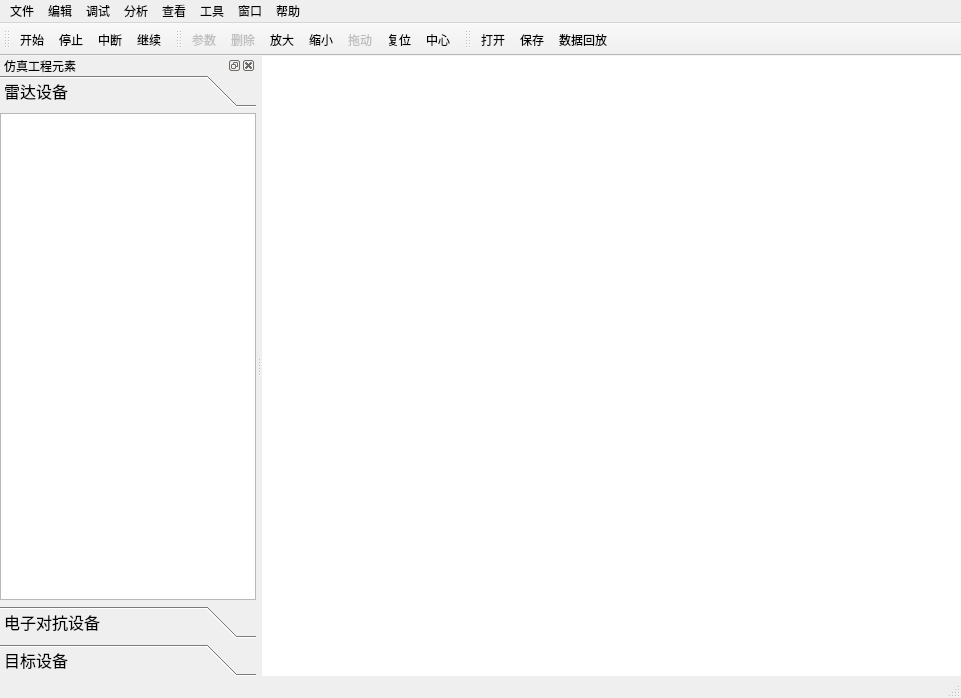
<?xml version="1.0" encoding="UTF-8"?>
<ui version="4.0">
 <class>MainWindow</class>
 <widget class="QMainWindow" name="MainWindow">
  <property name="geometry">
   <rect>
    <x>0</x>
    <y>0</y>
    <width>961</width>
    <height>698</height>
   </rect>
  </property>
  <property name="windowTitle">
   <string>仿真主窗口</string>
  </property>
  <property name="whatsThis">
   <string>&lt;html&gt;&lt;head/&gt;&lt;body&gt;&lt;p&gt;&lt;span style=&quot; color:#cc0000;&quot;&gt;main board&lt;/span&gt;&lt;/p&gt;&lt;/body&gt;&lt;/html&gt;</string>
  </property>
  <property name="toolButtonStyle">
   <enum>Qt::ToolButtonTextBesideIcon</enum>
  </property>
  <widget class="QWidget" name="centralWidget">
   <layout class="QGridLayout" name="gridLayout_2">
    <property name="leftMargin">
     <number>0</number>
    </property>
    <property name="topMargin">
     <number>0</number>
    </property>
    <property name="rightMargin">
     <number>0</number>
    </property>
    <property name="bottomMargin">
     <number>0</number>
    </property>
    <property name="spacing">
     <number>0</number>
    </property>
    <item row="0" column="0">
     <widget class="myGraphicsView" name="graphicsView">
      <property name="sizePolicy">
       <sizepolicy hsizetype="Preferred" vsizetype="Preferred">
        <horstretch>0</horstretch>
        <verstretch>0</verstretch>
       </sizepolicy>
      </property>
      <property name="frameShape">
       <enum>QFrame::NoFrame</enum>
      </property>
     </widget>
    </item>
   </layout>
  </widget>
  <widget class="QMenuBar" name="menuBar">
   <property name="geometry">
    <rect>
     <x>0</x>
     <y>0</y>
     <width>961</width>
     <height>22</height>
    </rect>
   </property>
   <widget class="QMenu" name="menu">
    <property name="title">
     <string>查看</string>
    </property>
    <addaction name="actionOpenGL"/>
    <addaction name="actionCurve"/>
    <addaction name="actionEquip"/>
    <addaction name="actionToolsBar"/>
   </widget>
   <widget class="QMenu" name="menu_2">
    <property name="title">
     <string>文件</string>
    </property>
    <addaction name="actionopenproject"/>
    <addaction name="actionopenfile"/>
    <addaction name="actionrecentproject"/>
    <addaction name="separator"/>
    <addaction name="actionsaveproject"/>
    <addaction name="actionsaveallproject"/>
    <addaction name="separator"/>
    <addaction name="actioncloseproject"/>
    <addaction name="actioncloseallproject"/>
    <addaction name="actionexit"/>
   </widget>
   <widget class="QMenu" name="menu_3">
    <property name="title">
     <string>编辑</string>
    </property>
    <addaction name="actionredo"/>
    <addaction name="actionundo"/>
    <addaction name="actiondelete"/>
    <addaction name="actionedit"/>
   </widget>
   <widget class="QMenu" name="menu_4">
    <property name="title">
     <string>调试</string>
    </property>
    <addaction name="actiondataPlayBack"/>
    <addaction name="actionstart"/>
    <addaction name="actionstop"/>
    <addaction name="actioninterrupt"/>
    <addaction name="actioncontinue"/>
   </widget>
   <widget class="QMenu" name="menu_6">
    <property name="title">
     <string>工具</string>
    </property>
    <addaction name="actionoption"/>
    <addaction name="actionZoomin"/>
    <addaction name="actionZoomout"/>
    <addaction name="actionDrag"/>
    <addaction name="actionReset"/>
    <addaction name="actionCenter"/>
   </widget>
   <widget class="QMenu" name="menu_7">
    <property name="title">
     <string>窗口</string>
    </property>
    <addaction name="actionfullScreen"/>
   </widget>
   <widget class="QMenu" name="menu_8">
    <property name="title">
     <string>帮助</string>
    </property>
    <addaction name="actionabout"/>
    <addaction name="actionhelp"/>
   </widget>
   <widget class="QMenu" name="menu_5">
    <property name="title">
     <string>分析</string>
    </property>
   </widget>
   <addaction name="menu_2"/>
   <addaction name="menu_3"/>
   <addaction name="menu_4"/>
   <addaction name="menu_5"/>
   <addaction name="menu"/>
   <addaction name="menu_6"/>
   <addaction name="menu_7"/>
   <addaction name="menu_8"/>
  </widget>
  <widget class="QToolBar" name="mainToolBar">
   <property name="windowTitle">
    <string>仿真主窗口</string>
   </property>
   <attribute name="toolBarArea">
    <enum>TopToolBarArea</enum>
   </attribute>
   <attribute name="toolBarBreak">
    <bool>false</bool>
   </attribute>
   <addaction name="actionstart"/>
   <addaction name="actionstop"/>
   <addaction name="actioninterrupt"/>
   <addaction name="actioncontinue"/>
  </widget>
  <widget class="QStatusBar" name="statusBar"/>
  <widget class="QDockWidget" name="dockWidget_left">
   <property name="sizePolicy">
    <sizepolicy hsizetype="Expanding" vsizetype="Preferred">
     <horstretch>0</horstretch>
     <verstretch>0</verstretch>
    </sizepolicy>
   </property>
   <property name="floating">
    <bool>false</bool>
   </property>
   <property name="windowTitle">
    <string>仿真工程元素</string>
   </property>
   <attribute name="dockWidgetArea">
    <number>1</number>
   </attribute>
   <widget class="QWidget" name="dockWidgetContents">
    <layout class="QGridLayout" name="gridLayout">
     <property name="leftMargin">
      <number>0</number>
     </property>
     <property name="topMargin">
      <number>0</number>
     </property>
     <property name="rightMargin">
      <number>0</number>
     </property>
     <property name="bottomMargin">
      <number>0</number>
     </property>
     <property name="spacing">
      <number>0</number>
     </property>
     <item row="0" column="0">
      <widget class="QToolBox" name="toolBox_left">
       <property name="font">
        <font>
         <family>黑体</family>
         <pointsize>12</pointsize>
        </font>
       </property>
       <property name="frameShape">
        <enum>QFrame::NoFrame</enum>
       </property>
       <property name="frameShadow">
        <enum>QFrame::Plain</enum>
       </property>
       <property name="currentIndex">
        <number>0</number>
       </property>
       <property name="tabSpacing">
        <number>6</number>
       </property>
       <widget class="QWidget" name="page_radar">
        <property name="geometry">
         <rect>
          <x>0</x>
          <y>0</y>
          <width>256</width>
          <height>506</height>
         </rect>
        </property>
        <attribute name="icon">
         <iconset resource="../Res/res.qrc">
          <normaloff>:/img/radar.png</normaloff>:/img/radar.png</iconset>
        </attribute>
        <attribute name="label">
         <string>雷达设备</string>
        </attribute>
        <layout class="QGridLayout" name="gridLayout_3">
         <property name="leftMargin">
          <number>0</number>
         </property>
         <property name="topMargin">
          <number>0</number>
         </property>
         <property name="rightMargin">
          <number>0</number>
         </property>
         <property name="bottomMargin">
          <number>0</number>
         </property>
         <property name="spacing">
          <number>0</number>
         </property>
         <item row="0" column="0">
          <widget class="Main_left_list" name="listWidget_rader">
           <property name="sizePolicy">
            <sizepolicy hsizetype="Preferred" vsizetype="Preferred">
             <horstretch>0</horstretch>
             <verstretch>0</verstretch>
            </sizepolicy>
           </property>
           <property name="sortingEnabled">
            <bool>false</bool>
           </property>
          </widget>
         </item>
        </layout>
       </widget>
       <widget class="QWidget" name="page_ecm">
        <property name="geometry">
         <rect>
          <x>0</x>
          <y>0</y>
          <width>256</width>
          <height>506</height>
         </rect>
        </property>
        <attribute name="icon">
         <iconset resource="../Res/res.qrc">
          <normaloff>:/img/ecmdemo.jpg</normaloff>:/img/ecmdemo.jpg</iconset>
        </attribute>
        <attribute name="label">
         <string>电子对抗设备</string>
        </attribute>
        <layout class="QGridLayout" name="gridLayout_4">
         <property name="leftMargin">
          <number>0</number>
         </property>
         <property name="topMargin">
          <number>0</number>
         </property>
         <property name="rightMargin">
          <number>0</number>
         </property>
         <property name="bottomMargin">
          <number>0</number>
         </property>
         <property name="spacing">
          <number>0</number>
         </property>
         <item row="0" column="0">
          <widget class="Main_left_list" name="listWidget_ecm"/>
         </item>
        </layout>
       </widget>
       <widget class="QWidget" name="paje_object">
        <property name="geometry">
         <rect>
          <x>0</x>
          <y>0</y>
          <width>256</width>
          <height>506</height>
         </rect>
        </property>
        <attribute name="icon">
         <iconset resource="../Res/res.qrc">
          <normaloff>:/img/input.png</normaloff>:/img/input.png</iconset>
        </attribute>
        <attribute name="label">
         <string>目标设备</string>
        </attribute>
        <layout class="QGridLayout" name="gridLayout_5">
         <property name="leftMargin">
          <number>0</number>
         </property>
         <property name="topMargin">
          <number>0</number>
         </property>
         <property name="rightMargin">
          <number>0</number>
         </property>
         <property name="bottomMargin">
          <number>0</number>
         </property>
         <property name="spacing">
          <number>0</number>
         </property>
         <item row="0" column="0">
          <widget class="Main_left_list" name="listWidget_object"/>
         </item>
        </layout>
       </widget>
      </widget>
     </item>
    </layout>
   </widget>
  </widget>
  <widget class="QToolBar" name="toolBar">
   <property name="windowTitle">
    <string>场景操作</string>
   </property>
   <attribute name="toolBarArea">
    <enum>TopToolBarArea</enum>
   </attribute>
   <attribute name="toolBarBreak">
    <bool>false</bool>
   </attribute>
   <addaction name="actionedit"/>
   <addaction name="actiondelete"/>
   <addaction name="actionZoomin"/>
   <addaction name="actionZoomout"/>
   <addaction name="actionDrag"/>
   <addaction name="actionReset"/>
   <addaction name="actionCenter"/>
  </widget>
  <widget class="QToolBar" name="toolBar_2">
   <property name="windowTitle">
    <string>数据文件操作</string>
   </property>
   <attribute name="toolBarArea">
    <enum>TopToolBarArea</enum>
   </attribute>
   <attribute name="toolBarBreak">
    <bool>false</bool>
   </attribute>
   <addaction name="actionopenproject"/>
   <addaction name="actionsaveproject"/>
   <addaction name="actiondataPlayBack"/>
  </widget>
  <action name="actionOpenGL">
   <property name="enabled">
    <bool>false</bool>
   </property>
   <property name="icon">
    <iconset resource="../Res/res.qrc">
     <normaloff>:/img/opengl.png</normaloff>:/img/opengl.png</iconset>
   </property>
   <property name="text">
    <string>OpenGL</string>
   </property>
  </action>
  <action name="actionabout">
   <property name="icon">
    <iconset resource="../Res/res.qrc">
     <normaloff>:/img/about.png</normaloff>:/img/about.png</iconset>
   </property>
   <property name="text">
    <string>关于</string>
   </property>
  </action>
  <action name="actionhelp">
   <property name="icon">
    <iconset resource="../Res/res.qrc">
     <normaloff>:/img/help.png</normaloff>:/img/help.png</iconset>
   </property>
   <property name="text">
    <string>帮助</string>
   </property>
  </action>
  <action name="actionfullScreen">
   <property name="icon">
    <iconset resource="../Res/res.qrc">
     <normaloff>:/img/full-screen.png</normaloff>:/img/full-screen.png</iconset>
   </property>
   <property name="text">
    <string>全屏</string>
   </property>
  </action>
  <action name="actionoption">
   <property name="icon">
    <iconset resource="../Res/res.qrc">
     <normaloff>:/img/options.png</normaloff>:/img/options.png</iconset>
   </property>
   <property name="text">
    <string>选项</string>
   </property>
  </action>
  <action name="actionstart">
   <property name="icon">
    <iconset resource="../Res/res.qrc">
     <normaloff>:/img/start.png</normaloff>:/img/start.png</iconset>
   </property>
   <property name="text">
    <string>开始</string>
   </property>
  </action>
  <action name="actionstop">
   <property name="icon">
    <iconset resource="../Res/res.qrc">
     <normaloff>:/img/stop.png</normaloff>:/img/stop.png</iconset>
   </property>
   <property name="text">
    <string>停止</string>
   </property>
  </action>
  <action name="actioninterrupt">
   <property name="icon">
    <iconset resource="../Res/res.qrc">
     <normaloff>:/img/interrupt.png</normaloff>:/img/interrupt.png</iconset>
   </property>
   <property name="text">
    <string>中断</string>
   </property>
  </action>
  <action name="actioncontinue">
   <property name="icon">
    <iconset resource="../Res/res.qrc">
     <normaloff>:/img/continue.png</normaloff>:/img/continue.png</iconset>
   </property>
   <property name="text">
    <string>继续</string>
   </property>
  </action>
  <action name="actionredo">
   <property name="icon">
    <iconset resource="../Res/res.qrc">
     <normaloff>:/img/redo.png</normaloff>:/img/redo.png</iconset>
   </property>
   <property name="text">
    <string>重做</string>
   </property>
  </action>
  <action name="actionundo">
   <property name="icon">
    <iconset resource="../Res/res.qrc">
     <normaloff>:/img/undo.png</normaloff>:/img/undo.png</iconset>
   </property>
   <property name="text">
    <string>撤销</string>
   </property>
  </action>
  <action name="actiondelete">
   <property name="enabled">
    <bool>false</bool>
   </property>
   <property name="icon">
    <iconset resource="../Res/res.qrc">
     <normaloff>:/img/delete-equipment.png</normaloff>:/img/delete-equipment.png</iconset>
   </property>
   <property name="text">
    <string>删除</string>
   </property>
   <property name="toolTip">
    <string>删除选中的设备</string>
   </property>
  </action>
  <action name="actionedit">
   <property name="enabled">
    <bool>false</bool>
   </property>
   <property name="icon">
    <iconset resource="../Res/res.qrc">
     <normaloff>:/img/edit-equipment.png</normaloff>:/img/edit-equipment.png</iconset>
   </property>
   <property name="text">
    <string>参数</string>
   </property>
   <property name="toolTip">
    <string>选择某个设备之后动态设置参数</string>
   </property>
  </action>
  <action name="actionopenproject">
   <property name="icon">
    <iconset resource="../Res/res.qrc">
     <normaloff>:/img/open.png</normaloff>:/img/open.png</iconset>
   </property>
   <property name="text">
    <string>打开</string>
   </property>
  </action>
  <action name="actionopenfile">
   <property name="icon">
    <iconset resource="../Res/res.qrc">
     <normaloff>:/img/openxml.png</normaloff>:/img/openxml.png</iconset>
   </property>
   <property name="text">
    <string>打开文件</string>
   </property>
  </action>
  <action name="actionrecentproject">
   <property name="icon">
    <iconset resource="../Res/res.qrc">
     <normaloff>:/img/recent.png</normaloff>:/img/recent.png</iconset>
   </property>
   <property name="text">
    <string>近期项目</string>
   </property>
  </action>
  <action name="actionsaveproject">
   <property name="icon">
    <iconset resource="../Res/res.qrc">
     <normaloff>:/img/save-pro.png</normaloff>:/img/save-pro.png</iconset>
   </property>
   <property name="text">
    <string>保存</string>
   </property>
  </action>
  <action name="actioncloseproject">
   <property name="icon">
    <iconset resource="../Res/res.qrc">
     <normaloff>:/img/close-pro.png</normaloff>:/img/close-pro.png</iconset>
   </property>
   <property name="text">
    <string>关闭项目</string>
   </property>
  </action>
  <action name="actioncloseallproject">
   <property name="icon">
    <iconset resource="../Res/res.qrc">
     <normaloff>:/img/close-all.png</normaloff>:/img/close-all.png</iconset>
   </property>
   <property name="text">
    <string>关闭所有工程</string>
   </property>
  </action>
  <action name="actionsaveallproject">
   <property name="icon">
    <iconset resource="../Res/res.qrc">
     <normaloff>:/img/save-all.png</normaloff>:/img/save-all.png</iconset>
   </property>
   <property name="text">
    <string>保存所有项目</string>
   </property>
  </action>
  <action name="actionexit">
   <property name="icon">
    <iconset resource="../Res/res.qrc">
     <normaloff>:/img/exit.png</normaloff>:/img/exit.png</iconset>
   </property>
   <property name="text">
    <string>退出</string>
   </property>
  </action>
  <action name="actionCurve">
   <property name="icon">
    <iconset resource="../Res/res.qrc">
     <normaloff>:/img/curve.png</normaloff>:/img/curve.png</iconset>
   </property>
   <property name="text">
    <string>动态曲线</string>
   </property>
  </action>
  <action name="actionEquip">
   <property name="checkable">
    <bool>true</bool>
   </property>
   <property name="checked">
    <bool>true</bool>
   </property>
   <property name="icon">
    <iconset resource="../Res/res.qrc">
     <normaloff>:/img/equipment.png</normaloff>:/img/equipment.png</iconset>
   </property>
   <property name="text">
    <string>装备栏</string>
   </property>
  </action>
  <action name="actionToolsBar">
   <property name="checkable">
    <bool>true</bool>
   </property>
   <property name="checked">
    <bool>true</bool>
   </property>
   <property name="icon">
    <iconset resource="../Res/res.qrc">
     <normaloff>:/img/tools.png</normaloff>:/img/tools.png</iconset>
   </property>
   <property name="text">
    <string>工具栏</string>
   </property>
  </action>
  <action name="actiondataPlayBack">
   <property name="icon">
    <iconset resource="../Res/res.qrc">
     <normaloff>:/img/playback.png</normaloff>:/img/playback.png</iconset>
   </property>
   <property name="text">
    <string>数据回放</string>
   </property>
   <property name="toolTip">
    <string>总体仿真数据回放</string>
   </property>
  </action>
  <action name="actionZoomin">
   <property name="icon">
    <iconset resource="../Res/res.qrc">
     <normaloff>:/img/zoomin.png</normaloff>:/img/zoomin.png</iconset>
   </property>
   <property name="text">
    <string>放大</string>
   </property>
   <property name="toolTip">
    <string>放大场景</string>
   </property>
  </action>
  <action name="actionZoomout">
   <property name="icon">
    <iconset resource="../Res/res.qrc">
     <normaloff>:/img/zoomout.png</normaloff>:/img/zoomout.png</iconset>
   </property>
   <property name="text">
    <string>缩小</string>
   </property>
   <property name="toolTip">
    <string>缩小场景</string>
   </property>
  </action>
  <action name="actionDrag">
   <property name="checkable">
    <bool>false</bool>
   </property>
   <property name="enabled">
    <bool>false</bool>
   </property>
   <property name="icon">
    <iconset resource="../Res/res.qrc">
     <normaloff>:/img/drag.png</normaloff>:/img/drag.png</iconset>
   </property>
   <property name="text">
    <string>拖动</string>
   </property>
   <property name="toolTip">
    <string>移动场景画布</string>
   </property>
  </action>
  <action name="actionReset">
   <property name="icon">
    <iconset resource="../Res/res.qrc">
     <normaloff>:/img/reset.png</normaloff>:/img/reset.png</iconset>
   </property>
   <property name="text">
    <string>复位</string>
   </property>
   <property name="toolTip">
    <string>复位场景中心位置</string>
   </property>
  </action>
  <action name="actionCenter">
   <property name="icon">
    <iconset resource="../Res/res.qrc">
     <normaloff>:/img/center.png</normaloff>:/img/center.png</iconset>
   </property>
   <property name="text">
    <string>中心</string>
   </property>
   <property name="toolTip">
    <string>设置场景中心</string>
   </property>
  </action>
 </widget>
 <layoutdefault spacing="6" margin="11"/>
 <customwidgets>
  <customwidget>
   <class>myGraphicsView</class>
   <extends>QGraphicsView</extends>
   <header>mygraphicsview.h</header>
  </customwidget>
  <customwidget>
   <class>Main_left_list</class>
   <extends>QListWidget</extends>
   <header>main_window/main_left_list.h</header>
  </customwidget>
 </customwidgets>
 <tabstops>
  <tabstop>graphicsView</tabstop>
 </tabstops>
 <resources>
  <include location="../Res/res.qrc"/>
 </resources>
 <connections/>
</ui>
